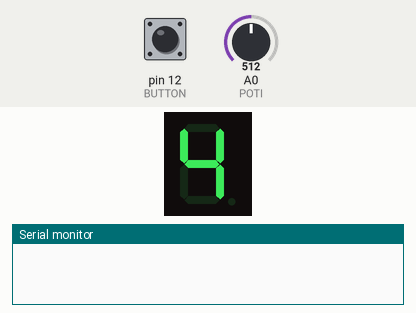
This sketch was run on a simulated Arduino Uno, built with avr-gcc and run on an emulated ATmega328P. Parts: 1-digit seven-segment display, the last lines printed to the serial monitor. Wiring (inferred from the names in the program): 1-digit 7-segment display, segments lit when HIGH: segments pin 10, pin 11, pin 5, pin 6, pin 7, pin 9, pin 8, pin 4. The inputs (shaded band) are chosen by the test bench; at power-on: A0 (POTI) = 512, pin 12 (BUTTON) HIGH. The segment pins are drawn as the display they are named for.

Above: at 1.2 s.
1.3 s: A0 (POTI) set to 716
At 2.5 s:
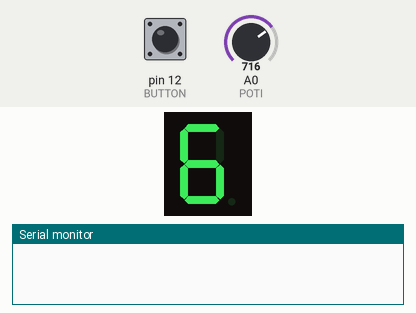
2.8 s: pin 12 (BUTTON) pulled LOW for 0.15 s
4.4 s: pin 12 (BUTTON) pulled LOW for 1 s
At 6.3 s:
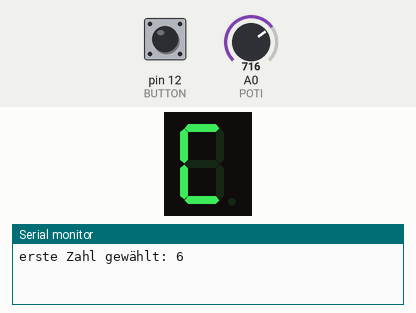
6.9 s: pin 12 (BUTTON) driven LOW
At 7.9 s:
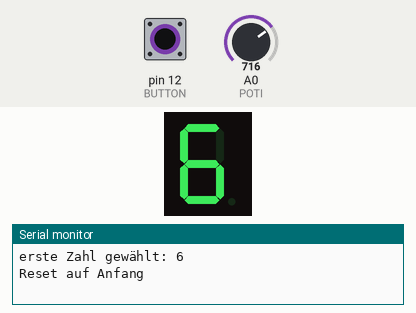
8.5 s: A0 (POTI) set to 900
At 9.3 s:
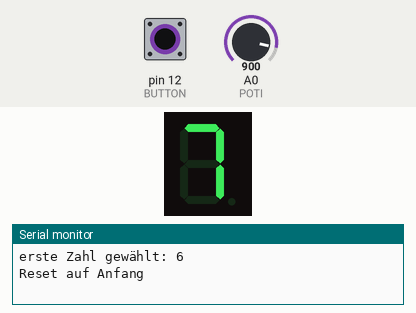
10.0 s: A0 (POTI) set to 1023
At 10.7 s:
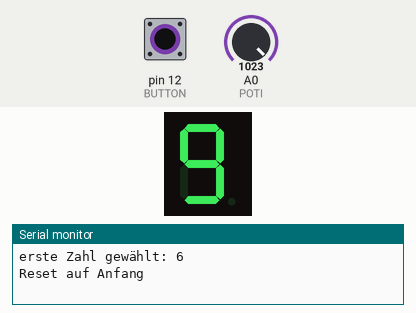
Timing chart, 0 to 12.5 s (numbered marks = the images above; inputs shaded):
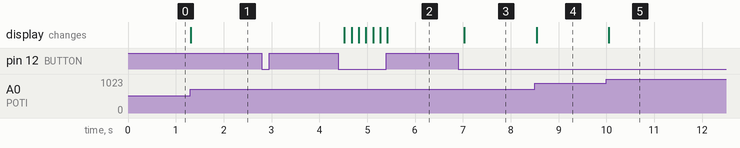

The sketch:

7SegmentRechner.ino
```cpp
#define LED_SEG_A_PIN   10
#define LED_SEG_B_PIN   11
#define LED_SEG_C_PIN   5
#define LED_SEG_D_PIN   6
#define LED_SEG_E_PIN   7
#define LED_SEG_F_PIN   9
#define LED_SEG_G_PIN   8
#define LED_SEG_DOT_PIN 4
#define POTI A0
#define BUTTON 12

byte dig1 = 0;
byte dig2 = 0;
byte sumResult = 0;

enum State {
  PICK_FIRST,
  PICK_SECOND,
  SHOW_RESULT
};

State state = PICK_FIRST;

int lastButtonReading = HIGH;
int buttonState = HIGH;
unsigned long lastDebounceTime = 0;
const unsigned long debounceDelay = 50; // ms

const byte SEG_PINS[7] = {
  LED_SEG_A_PIN, // bit0
  LED_SEG_B_PIN, // bit1
  LED_SEG_C_PIN, // bit2
  LED_SEG_D_PIN, // bit3
  LED_SEG_E_PIN, // bit4
  LED_SEG_F_PIN, // bit5
  LED_SEG_G_PIN  // bit6
};


const uint8_t DIGIT_MASK[16] = {
  0x3F, // 0
  0x06, // 1
  0x5B, // 2
  0x4F, // 3
  0x66, // 4
  0x6D, // 5
  0x7D, // 6
  0x07, // 7
  0x7F, // 8
  0x6F, // 9
  0x77, // A (10)
  0x7C, // b (11)
  0x39, // C (12)
  0x5E, // d (13)
  0x79, // E (14)
  0x71  // F (15)
};

void setup()
{
  for (byte i = 0; i < 7; ++i) {
    pinMode(SEG_PINS[i], OUTPUT);
  }
  pinMode(LED_SEG_DOT_PIN, OUTPUT);
  pinMode(BUTTON, INPUT_PULLUP);
  Serial.begin(9600);
}

// turn off all segments and dot
void turnOffDisplay()
{
  for (byte i = 0; i < 7; ++i) {
    digitalWrite(SEG_PINS[i], LOW);
  }
  digitalWrite(LED_SEG_DOT_PIN, LOW);
}

//set segments according to 7-bit mask
void setSegmentsFromMask(uint8_t mask)
{
  for (byte i = 0; i < 7; ++i) {
    digitalWrite(SEG_PINS[i], (mask & (1 << i)) ? HIGH : LOW);
  }
}

//  blink all segments and dot (used for error)
void blinkAllSegments(byte times, unsigned long msDelay)
{
  for (byte i = 0; i < times; ++i) {
    // all segments on
    setSegmentsFromMask(0x7F);
    digitalWrite(LED_SEG_DOT_PIN, HIGH);
    delay(msDelay);
    turnOffDisplay();
    delay(msDelay);
  }
}

// blink dot n times (used for confirmation)
void blinkDot(byte times, unsigned long msDelay)
{
  for (byte i = 0; i < times; ++i) {
    digitalWrite(LED_SEG_DOT_PIN, HIGH);
    delay(msDelay);
    digitalWrite(LED_SEG_DOT_PIN, LOW);
    delay(msDelay);
  }
}


/**
 * @brief Main Arduino loop: reads input, debounces button, manages selection state machine and updates 7-segment display.
 *
 * Behavior:
 *  - Reads an analog potentiometer (POTI) and maps its 0..1023 value to a single decimal digit 0..9 (stored in potVal).
 *  - Reads a button (BUTTON) configured with INPUT_PULLUP (active LOW) and performs debounce logic:
 *      - Tracks lastButtonReading and lastDebounceTime; only accepts a stable change after debounceDelay ms.
 *      - Detects a falling edge (HIGH -> LOW) to treat a button press event.
 *  - Implements a simple three-state UI stored in the global `state`:
 *      - PICK_FIRST: user picks the first digit. On live operation the current potentiometer-mapped digit is shown.
 *      - PICK_SECOND: user picks the second digit. Shows live potentiometer value until the second digit is confirmed.
 *      - SHOW_RESULT: displays the computed result (0x0..0xF) on the 7-segment display until user resets.
 *  - On button press:
 *      - In PICK_FIRST: stores potVal into dig1 and transitions to PICK_SECOND. Logs selection via Serial.
 *      - In PICK_SECOND: stores potVal into dig2, computes unsigned sum s = (unsigned)dig1 + (unsigned)dig2.
 *          - If s > 15: error condition — logs error, blinks all segments briefly (blinkAllSegments), and resets to PICK_FIRST.
 *          - Else: saves sumResult (byte), blinks the decimal point briefly (blinkDot) as feedback, transitions to SHOW_RESULT.
 *      - In SHOW_RESULT: a button press resets the UI to PICK_FIRST and logs the reset.
 *  - Display update:
 *      - While in PICK_FIRST or PICK_SECOND: calls displayDigit(potVal) to show the live selection.
 *      - While in SHOW_RESULT: calls displayDigit(sumResult) to show the final result (0..F).
 *
 * Side effects / globals used:
 *  - Reads: POTI (analog), BUTTON (digital).
 *  - Uses and updates globals: lastButtonReading, lastDebounceTime, debounceDelay, buttonState, state,
 *    dig1, dig2, sumResult.
 *  - Calls helper functions with visible side effects: blinkAllSegments(count, ms), blinkDot(count, ms), displayDigit(value).
 *  - Writes human-readable diagnostics to Serial for selections, errors and resets.
 *  - Contains a fixed delay(50) at the end of each loop iteration to pace sampling and display updates.
 *
 * Notes / assumptions:
 *  - Button hardware uses INPUT_PULLUP so a pressed button reads LOW.
 *  - The sum is constrained to a 4-bit display (0..15). Values above 15 are treated as an error and cause a reset.
 *  - Debounce logic assumes lastButtonReading and lastDebounceTime are maintained across iterations.
 *
 * @return void
 */
void loop()
{
  // Aktuellen Poti-Wert auf 0-9 mappen
  byte potVal = map(analogRead(POTI), 0, 1023, 0, 9);

  // Button lesen und entprellen (INPUT_PULLUP -> LOW = gedrückt)
  int reading = digitalRead(BUTTON);
  if (reading != lastButtonReading) {
    lastDebounceTime = millis();
  }
  if ((millis() - lastDebounceTime) > debounceDelay) {
    if (reading != buttonState) {
      buttonState = reading;
      // Fallende Flanke (HIGH -> LOW): Button gedrückt
      if (buttonState == LOW) {
        // Ereignis je nach Zustand
        if (state == PICK_FIRST) {
          dig1 = potVal;
          state = PICK_SECOND;
          Serial.print("erste Zahl gewählt: ");
          Serial.println(dig1);
        } else if (state == PICK_SECOND) {
          dig2 = potVal;
          // Summe berechnen und prüfen
          unsigned int s = (unsigned int)dig1 + (unsigned int)dig2;
          if (s > 15u) {
            // Fehler: Ergebnis zu groß -> Segmente kurz und reset
            Serial.print("Fehler: Summe zu groß: ");
            Serial.println(s);
            blinkAllSegments(6, 200);
            // Reset auf Anfang
            state = PICK_FIRST;
          } else {
            sumResult = (byte)s;
            // Punkt kurz blinken als Anzeige
            blinkDot(3, 150);
            state = SHOW_RESULT;
          }
        } else if (state == SHOW_RESULT) {
          // Reset und von vorn
          state = PICK_FIRST;
          Serial.println("Reset auf Anfang");
        }
      }
    }
  }
  lastButtonReading = reading;

  // Verhalten je nach Zustand
  if (state == PICK_FIRST) {
    displayDigit(potVal); // live Auswahl anzeigen
  } else if (state == PICK_SECOND) {
    displayDigit(potVal); // live zweite Auswahl anzeigen
  } else if (state == SHOW_RESULT) {
    displayDigit(sumResult); // Ergebnis 0-F anzeigen
  }

  delay(50);
}

// Refactored displayDigit using mask table
void displayDigit(byte digit)
{
  turnOffDisplay();

  // Nur 0x0–0xF zulassen
  if (digit > 15) {
    return;
  }

  setSegmentsFromMask(DIGIT_MASK[digit]);
}
```

Measured:
- after the input at 1.3 s, the display: changes at once (image 1)
- after the input at 4.4 s, the display: first changes after 0.12 s (image 2 shows a later state)
- after the input at 6.9 s, the display: changes after 0.13 s (image 3)
- after the input at 8.5 s, the display: changes at once (image 4)
- after the input at 10.0 s, the display: changes after 0.05 s (image 5)
